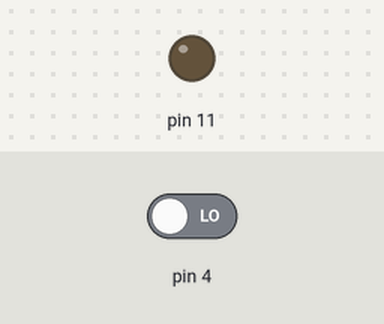
Simulated run of this sketch. Board: Arduino Uno, built with avr-gcc and run on an emulated ATmega328P. Parts: output pins drawn as LEDs (lit = HIGH). Dashed ring = blinking. The inputs (shaded band) are chosen by the test bench; at power-on: pin 4 LOW.

Above: at 1.2 s.
1.3 s: pin 4 driven HIGH
At 1.37 s:
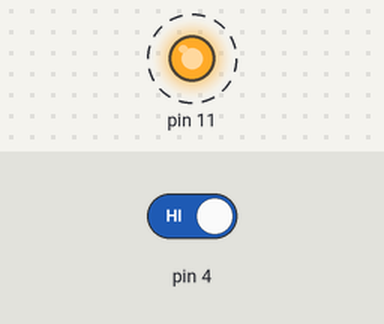
Timing chart, 0 to 10.3 s (numbered marks = the images above; inputs shaded):
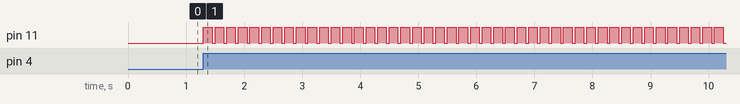

Measured:
- after the input at 1.3 s, pin 11: alternates HIGH for 0.15 s and LOW for 0.05 s, starting at once

The sketch:

Arduino-Blink.ino
```cpp
/*
 * Group: Simon Garcia and Armand Rome
 * I pledge my Honor that I have abided by the Stevens Honor System
 */

void setup() {
  // put your setup code here, to run once:
  pinMode(11, OUTPUT);
  pinMode(4, INPUT);
  //attachInterrupt(digitalPinToInterrupt(4), blink, CHANGE);
}

void loop() {
  // put your main code here, to run repeatedly:
  if(digitalRead(4) == HIGH){
    while(true){
      digitalWrite(11, HIGH);
      delay(150);
      digitalWrite(11, LOW);
      delay(50);
    }
  }
}
//Humans cannot see 60-90 Hz
//Delay for 60Hz is 8.3 ms on and 8.3 ms off, for three sequentially it is 2.76 ms on and 2.76 ms off for each
```
